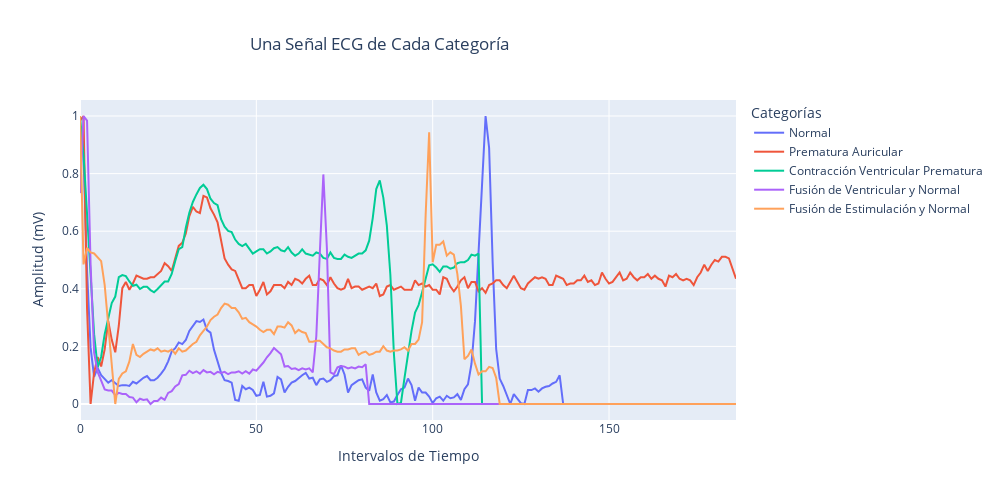

Source (notebook cell):
### Code cell
train_data = pd.read_csv('MIT-BIH/mitbih_train.csv', header=None)           # Cargar datos desde el archivo CSV

# Extraer señales representativas usando los parámetros actuales
ecg_0 = train_data.loc[train_data[187] == 0, :].iloc[1, :187]               
ecg_1 = train_data.loc[train_data[187] == 1, :].iloc[1, :187]               
ecg_2 = train_data.loc[train_data[187] == 2, :].iloc[1, :187]              
ecg_3 = train_data.loc[train_data[187] == 3, :].iloc[1, :187]               
ecg_4 = train_data.loc[train_data[187] == 4, :].iloc[1, :187]               

# Crear un DataFrame con las señales
ecg_df = pd.DataFrame({
    'Normal': ecg_0,
    'Prematura Auricular': ecg_1,
    'Contracción Ventricular Prematura': ecg_2,
    'Fusión de Ventricular y Normal': ecg_3,
    'Fusión de Estimulación y Normal': ecg_4
})

# Graficar con Plotly
ecg_plot = px.line(
    ecg_df,
    labels={'index': 'Intervalos de Tiempo', 'value': 'Amplitud (mV)', 'variable': 'Categorías'},
    title="Una Señal ECG de Cada Categoría"
)

ecg_plot.update_layout(title_x=0.25, width=1000, height=500)                # Configurar diseño de la gráfica

ecg_plot.show()                                                             # Mostrar gráfica

### Figure 1 — Plotly figure (JSON) as saved in the notebook; plotly's stock layout.template omitted (floating-point values rounded to 4 significant figures; data arrays with more than 128 entries replaced by an {"elided": "..."} marker saying what was removed)
{"data": [{"hovertemplate": "Categorías=Normal<br>Intervalos de Tiempo=%{x}<br>Amplitud (mV)=%{y}<extra></extra>", "legendgroup": "Normal", "line": {"color": "#636efa", "dash": "solid"}, "marker": {"symbol": "circle"}, "mode": "lines", "name": "Normal", "orientation": "v", "showlegend": true, "type": "scatter", "x": {"elided": "187 int values"}, "xaxis": "x", "y": {"elided": "187 float values"}, "yaxis": "y"}, {"hovertemplate": "Categorías=Prematura Auricular<br>Intervalos de Tiempo=%{x}<br>Amplitud (mV)=%{y}<extra></extra>", "legendgroup": "Prematura Auricular", "line": {"color": "#EF553B", "dash": "solid"}, "marker": {"symbol": "circle"}, "mode": "lines", "name": "Prematura Auricular", "orientation": "v", "showlegend": true, "type": "scatter", "x": {"elided": "187 int values"}, "xaxis": "x", "y": {"elided": "187 float values"}, "yaxis": "y"}, {"hovertemplate": "Categorías=Contracción Ventricular Prematura<br>Intervalos de Tiempo=%{x}<br>Amplitud (mV)=%{y}<extra></extra>", "legendgroup": "Contracción Ventricular Prematura", "line": {"color": "#00cc96", "dash": "solid"}, "marker": {"symbol": "circle"}, "mode": "lines", "name": "Contracción Ventricular Prematura", "orientation": "v", "showlegend": true, "type": "scatter", "x": {"elided": "187 int values"}, "xaxis": "x", "y": {"elided": "187 float values"}, "yaxis": "y"}, {"hovertemplate": "Categorías=Fusión de Ventricular y Normal<br>Intervalos de Tiempo=%{x}<br>Amplitud (mV)=%{y}<extra></extra>", "legendgroup": "Fusión de Ventricular y Normal", "line": {"color": "#ab63fa", "dash": "solid"}, "marker": {"symbol": "circle"}, "mode": "lines", "name": "Fusión de Ventricular y Normal", "orientation": "v", "showlegend": true, "type": "scatter", "x": {"elided": "187 int values"}, "xaxis": "x", "y": {"elided": "187 float values"}, "yaxis": "y"}, {"hovertemplate": "Categorías=Fusión de Estimulación y Normal<br>Intervalos de Tiempo=%{x}<br>Amplitud (mV)=%{y}<extra></extra>", "legendgroup": "Fusión de Estimulación y Normal", "line": {"color": "#FFA15A", "dash": "solid"}, "marker": {"symbol": "circle"}, "mode": "lines", "name": "Fusión de Estimulación y Normal", "orientation": "v", "showlegend": true, "type": "scatter", "x": {"elided": "187 int values"}, "xaxis": "x", "y": {"elided": "187 float values"}, "yaxis": "y"}], "layout": {"height": 500, "legend": {"title": {"text": "Categorías"}, "tracegroupgap": 0}, "title": {"text": "Una Señal ECG de Cada Categoría", "x": 0.25}, "width": 1000, "xaxis": {"anchor": "y", "domain": [0, 1], "title": {"text": "Intervalos de Tiempo"}}, "yaxis": {"anchor": "x", "domain": [0, 1], "title": {"text": "Amplitud (mV)"}}}}
